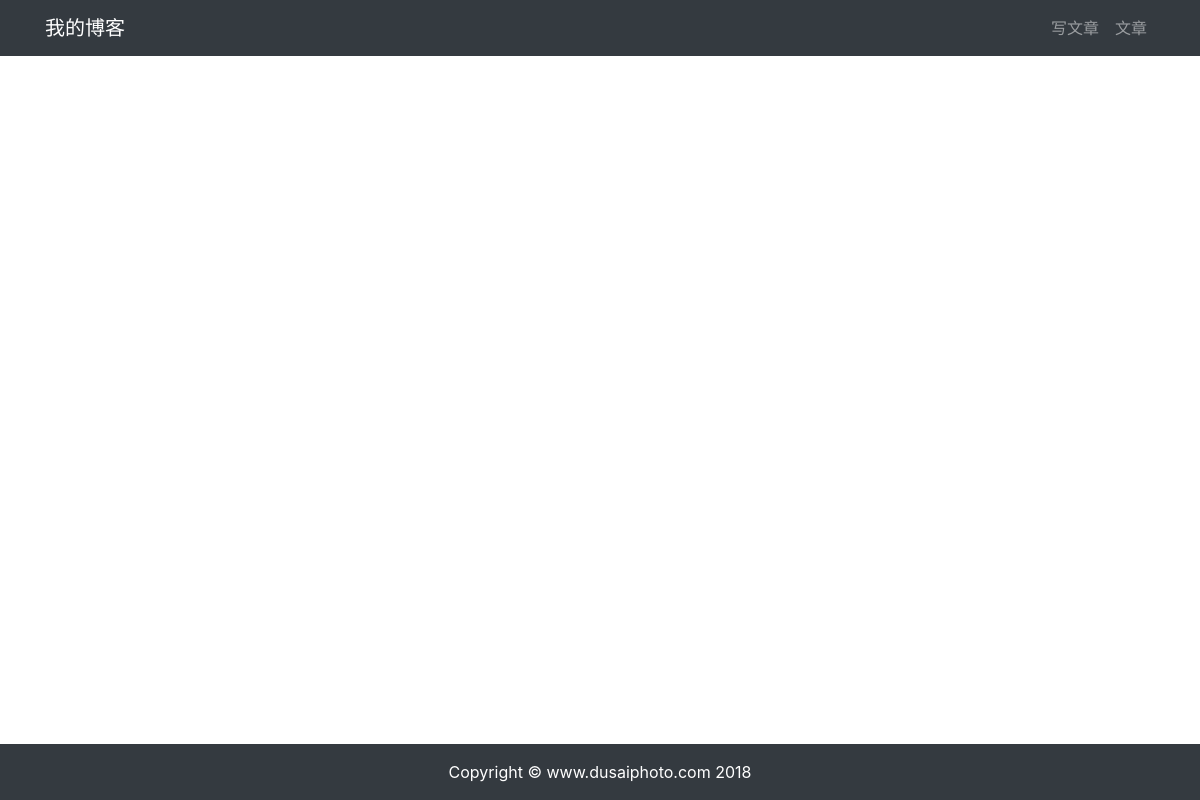
The page /article/article_list/ on the database as committed earlier.
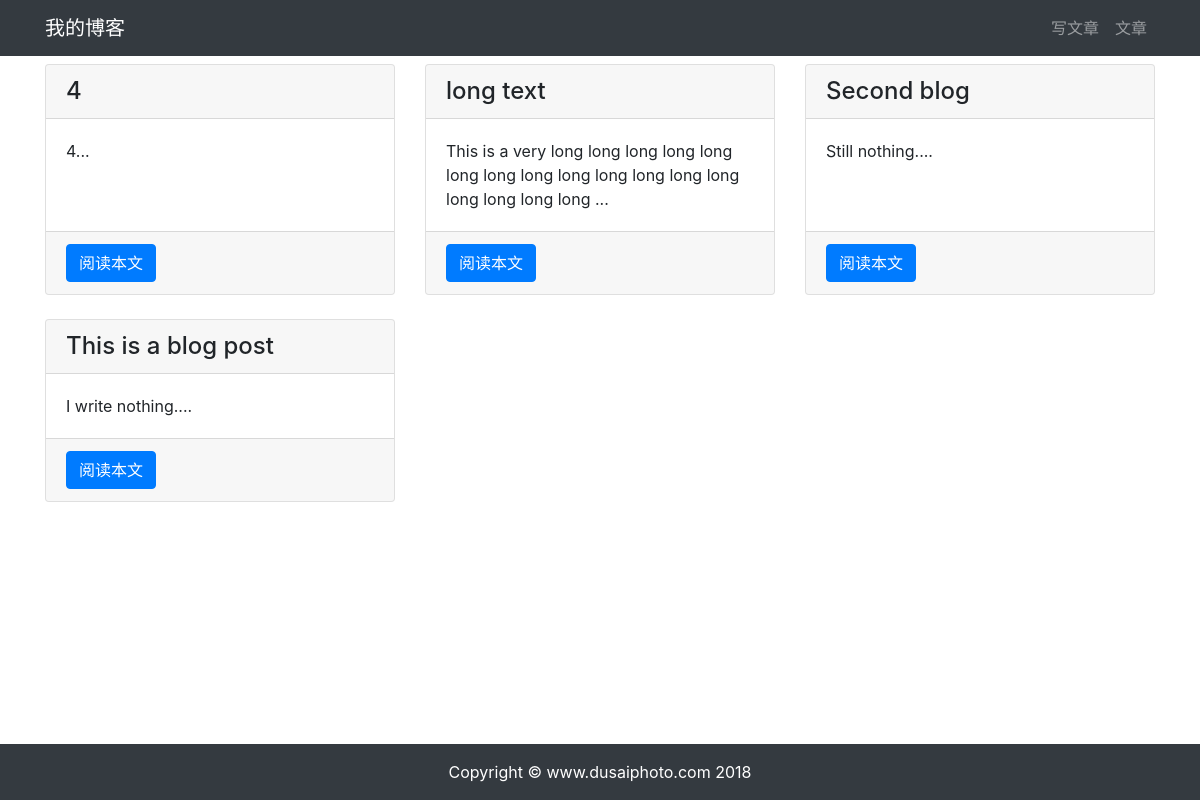
The same page on the database as committed later.
### article/models.py (models this page shows, shortened)
class ArticlePost(models.Model):
    author = models.ForeignKey(User, on_delete=models.CASCADE)
    title = models.CharField(max_length=100)
    body = models.TextField()
    created = models.DateTimeField(default=timezone.now)
    updated = models.DateTimeField(auto_now=True)
    class Meta:
        ordering = ('-created',)

### article/views.py (the view)
# urls.py: path('article_list/', views.article_list, name='article_list'),
def article_list(request):
    articles = ArticlePost.objects.all()
    context = {'articles': articles}
    return render(request, 'article/list.html', context)

### templates/article/list.html (shortened to what this page needs)
{% extends "base.html" %}
{% load static %}
{% block content %}
    <div class="container">
        <div class="row mt-2">
            {% for article in articles %}
                <div class="col-4 mb-4">
                    <div class="card h-100">
                        <h4 class="card-header">{{ article.title }}</h4>
                        <div class="card-body">
                            <p class="card-text">{{ article.body|slice:'100' }}...</p>
                        </div>
                        <div class="card-footer">
                            <a href="{% url 'article:article_detail' article.id %}" class="btn btn-primary">阅读本文</a>
                        </div>
                    </div>
                </div>
            {% endfor %}
        </div>
    </div>
{% endblock content %}

### templates/base.html (shortened to what this page needs)
    使用 Django 3 学习的读者改为 {% load static %}
{% load static %}
<!DOCTYPE html>
<html lang="zh-cn">
<head>
    <link rel="stylesheet" href="{% static 'bootstrap/css/bootstrap.min.css' %}">
    <link rel="stylesheet" href="{% static 'md_css/monokai.css' %}">
</head>
<body>
{% include 'header.html' %}
{% block content %}{% endblock content %}
{% include 'footer.html' %}
</body>
</html>

### templates/header.html
<nav class="navbar navbar-expand-lg navbar-dark bg-dark">
    <div class="container">
        <a class="navbar-brand" href="#">我的博客</a>
        <div>
            <ul class="navbar-nav">
                <li class="nav-item">
                    <a class="nav-link" href="{% url 'article:article_create' %}">写文章</a>
                </li>
                <li class="nav-item">
                    <a class="nav-link" href="{% url 'article:article_list' %}">文章</a>
                </li>
            </ul>
        </div>
    </div>
</nav>

### templates/footer.html
{% load static %}
<div>
    <br><br><br>
</div>
<footer class="py-3 bg-dark fixed-bottom">
    <div class="container">
        <p class="m-0 text-center text-white">Copyright &copy; www.dusaiphoto.com 2018</p>
    </div>
</footer>

Rows that differ between the two databases and show on the page:
added ArticlePost: title "4", body "4"
added ArticlePost: title "long text", body "This is a very long long long long long long long long long long long long long long long long long"
added ArticlePost: title "Second blog", body "Still nothing."
added ArticlePost: title "This is a blog post", body "I write nothing."
